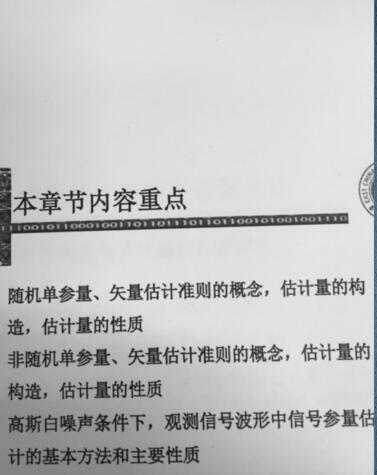
//> input picture OpenCV_test/5.jpg, 377 x 475 px
$ ./test   (built with g++ and OpenCV 4)
//> lines starting //> are read from the running program, lines starting //| are printed output that depends on the picture; after the words box and inside, x2 and y2 are one past the last pixel; in counts of white or black regions, pixels touching at a corner belong together

#include <opencv2/core/core.hpp>
#include <opencv2/imgproc/imgproc.hpp>
#include <opencv2/highgui/highgui.hpp>
#include <iostream>

using namespace cv;
using namespace std;

#define GRAY_THRESH 150
//#define HOUGH_VOTE 50
int HOUGH_VOTE = 50;
//#define DEGREE 27

int main(int argc, char **argv)
{
	//Read a single-channel image
	Mat srcImg = imread("5.jpg", CV_LOAD_IMAGE_GRAYSCALE);
//> srcImg: 475 rows x 377 cols, CV_8UC1; min 10, max 244, mean 194
	/*pyrDown(srcImg, srcImg, Size(srcImg.cols/2, srcImg.rows / 2));
	pyrDown(srcImg, srcImg, Size(srcImg.cols / 2, srcImg.rows / 2));
	pyrDown(srcImg, srcImg, Size(srcImg.cols / 2, srcImg.rows / 2));*/

	if (srcImg.empty())
		return -1;

	imshow("source", srcImg);

	Point center(srcImg.cols / 2, srcImg.rows / 2);
//> center = Point(188, 237)

	//Expand image to an optimal size, for faster processing speed
	//Set widths of borders in four directions
	//If borderType==BORDER_CONSTANT, fill the borders with (0,0,0)
	/*
	Various border types, image boundaries are denoted with '|'
	* BORDER_REPLICATE:     aaaaaa|abcdefgh|hhhhhhh
	* BORDER_REFLECT:       fedcba|abcdefgh|hgfedcb
	* BORDER_REFLECT_101:   gfedcb|abcdefgh|gfedcba
	* BORDER_WRAP:          cdefgh|abcdefgh|abcdefg
	* BORDER_CONSTANT:      iiiiii|abcdefgh|iiiiiii  with some specified 'i'
	*/

	Mat padded;
	int opWidth = getOptimalDFTSize(srcImg.rows);
//> opWidth = 480
	int opHeight = getOptimalDFTSize(srcImg.cols);
//> opHeight = 384
	copyMakeBorder(srcImg, padded, 0, opWidth - srcImg.rows, 0,
		opHeight - srcImg.cols, BORDER_CONSTANT, Scalar::all(0));

	Mat planes[] = { Mat_<float>(padded), Mat::zeros(padded.size(), CV_32F) };
//> planes[1]: 480 rows x 384 cols, CV_32FC1; every value is 0
	Mat comImg;
	//Merge into a double-channel image
	merge(planes, 2, comImg);

	//Use the same image as input and output,
	//so that the results can fit in Mat well
	dft(comImg, comImg);

	//Compute the magnitude
	//planes[0]=Re(DFT(I)), planes[1]=Im(DFT(I))
	//magnitude=sqrt(Re^2+Im^2)
	split(comImg, planes);
	magnitude(planes[0], planes[1], planes[0]);

	//Switch to logarithmic scale, for better visual results
	//M2=log(1+M1)
	Mat magMat = planes[0];
	magMat += Scalar::all(1);
	log(magMat, magMat);

	//Crop the spectrum
	//Width and height of magMat should be even, so that they can be divided by 2
	//-2 is 11111110 in binary system, operator & make sure width and height are always even
	magMat = magMat(Rect(0, 0, magMat.cols & -2, magMat.rows & -2));

	//Rearrange the quadrants of Fourier image,
	//so that the origin is at the center of image,
	//and move the high frequency to the corners
	int cx = magMat.cols / 2;
//> cx = 192
	int cy = magMat.rows / 2;
//> cy = 240

	Mat q0(magMat, Rect(0, 0, cx, cy));
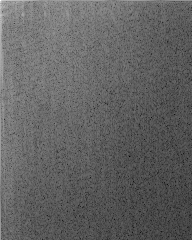
//> q0: 240 rows x 192 cols, CV_32FC1; min 1.83, max 17.36, mean 7.84; drawn with min black and max white
	Mat q1(magMat, Rect(0, cy, cx, cy));
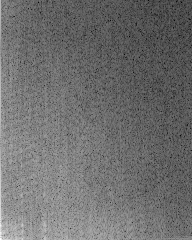
//> q1: 240 rows x 192 cols, CV_32FC1; min 2.5, max 14.59, mean 7.77; drawn with min black and max white
	Mat q2(magMat, Rect(cx, cy, cx, cy));
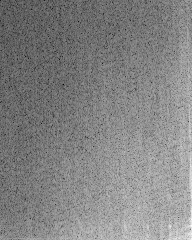
//> q2: 240 rows x 192 cols, CV_32FC1; min 1.82, max 13.39, mean 7.79; drawn with min black and max white
	Mat q3(magMat, Rect(cx, 0, cx, cy));
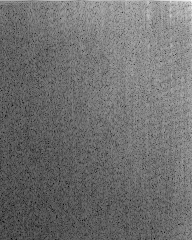
//> q3: 240 rows x 192 cols, CV_32FC1; min 2.5, max 14.52, mean 7.76; drawn with min black and max white

	Mat tmp;
	q0.copyTo(tmp);
	q2.copyTo(q0);
	tmp.copyTo(q2);

	q1.copyTo(tmp);
	q3.copyTo(q1);
	tmp.copyTo(q3);
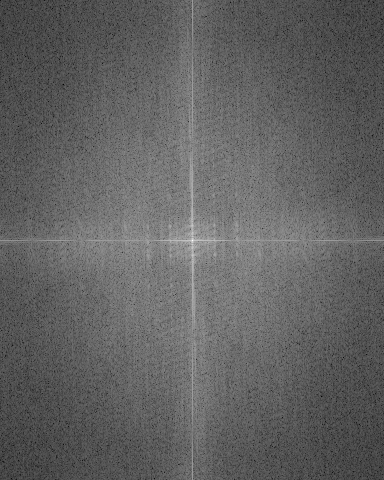
//> magMat: 480 rows x 384 cols, CV_32FC1; min 1.82, max 17.36, mean 7.79; drawn with min black and max white

	//Normalize the magnitude to [0,1], then to[0,255]
	normalize(magMat, magMat, 0, 1, CV_MINMAX);
	Mat magImg(magMat.size(), CV_8UC1);
	magMat.convertTo(magImg, CV_8UC1, 255, 0);
	imshow("magnitude", magImg);

	//Turn into binary image
	threshold(magImg, magImg, GRAY_THRESH, 255, CV_THRESH_BINARY);
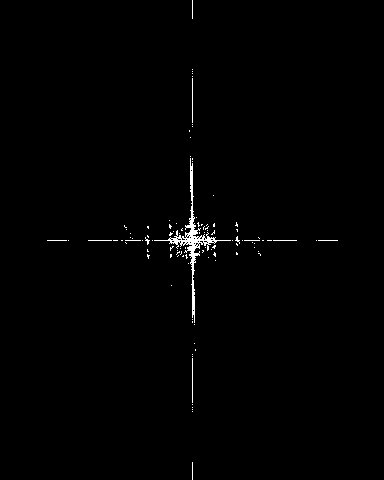
//> magImg: 480 rows x 384 cols, CV_8UC1; 0.77% white in thin lines or dots, all inside (x1, y1, x2, y2) = (47, 0, 338, 480)
	imshow("mag_binary", magImg);

	//Find lines with Hough Transformation
	vector<Vec2f> lines;
	float pi180 = (float)CV_PI / 180;
	Mat linImg(magImg.size(), CV_8UC3);
	HoughLines(magImg, lines, 1, pi180, HOUGH_VOTE, 0, 0);
//> lines = 28 lines (rho, theta), first 12: [192, 0], [240, 1.57], [-188, 3.12], [-184, 3.11], [198, 0.02], [194, 0.02], [-181, 3.09], [238, 1.59], [242, 1.55], [-178, 3.09], [244, 1.55], [235, 1.59]
	while (lines.size() > 3)
	{
		HOUGH_VOTE += 10;
		HoughLines(magImg, lines, 1, pi180, HOUGH_VOTE, 0, 0);
	}
//> this loop made 7 passes
//> HOUGH_VOTE on passes 1 to 6: 60, 70, 80, 90, 100, 110
//> (HOUGH_VOTE, lines) on pass 7: (120, 3 lines (rho, theta): [192, 0], [240, 1.57], [-188, 3.12])
//> after the loop, HOUGH_VOTE = 120

	int numLines = lines.size();
//> numLines = 3
	for (int l = 0; l<numLines; l++)
	{
		float rho = lines[l][0], theta = lines[l][1];
		Point pt1, pt2;
		double a = cos(theta), b = sin(theta);
		double x0 = a*rho, y0 = b*rho;
		pt1.x = cvRound(x0 + 1000 * (-b));
		pt1.y = cvRound(y0 + 1000 * (a));
		pt2.x = cvRound(x0 - 1000 * (-b));
		pt2.y = cvRound(y0 - 1000 * (a));
		line(linImg, pt1, pt2, Scalar(255, 0, 0), 1, 8, 0);
	}
//> this loop made 3 passes
//> (rho, theta, a, b, x0, y0) on passes 1 to 3: (192, 0, 1, 0, 192, 0), (240, 1.57, -4.37e-08, 1, -1.05e-05, 240), (-188, 3.12, -1, 0.0175, 188, -3.28)
	imshow("lines", linImg);
	//imwrite("imageText_line.jpg",linImg);
	if (lines.size() == 3) {
		cout << "found three angels:" << endl;
		cout << lines[0][1] * 180 / CV_PI << endl << lines[1][1] * 180 / CV_PI << endl << lines[2][1] * 180 / CV_PI << endl << endl;
//| 0
//| 90
//| 179
	}

	//Find the proper angel from the three found angels
	float angel = 0;
	float piThresh = (float)CV_PI / 90;
	float pi2 = CV_PI / 2;
	for (int l = 0; l<numLines; l++)
	{
		float theta = lines[l][1];
		if (abs(theta) < piThresh || abs(theta - pi2) < piThresh)
			continue;
		else {
			angel = theta;
			break;
		}
	}
//> this loop made 3 passes
//> (theta, angel) on pass 3: (3.12, 3.12)
//> theta on passes 1 to 2: 0, 1.57

	//Calculate the rotation angel
	//The image has to be square,
	//so that the rotation angel can be calculate right
	angel = angel<pi2 ? angel : angel - CV_PI;
//> angel = -0.0175
	if (angel != pi2) {
		float angelT = srcImg.rows*tan(angel) / srcImg.cols;
//> angelT = -0.022
		angel = atan(angelT);
//> angel = -0.022
	}
	float angelD = angel * 180 / (float)CV_PI;
//> angelD = -1.26
	cout << "the rotation angel to be applied:" << endl << angelD << endl << endl;
//| the rotation angel to be applied:
//| -1.25988

	//Rotate the image to recover
	Mat rotMat = getRotationMatrix2D(center, angelD, 1.0);
//> rotMat = [[1, -0.022, 5.26], [0.022, 1, -4.08]]
	Mat dstImg = Mat::ones(srcImg.size(), CV_8UC3);
	warpAffine(srcImg, dstImg, rotMat, srcImg.size(), 1, 0, Scalar(255, 255, 255));
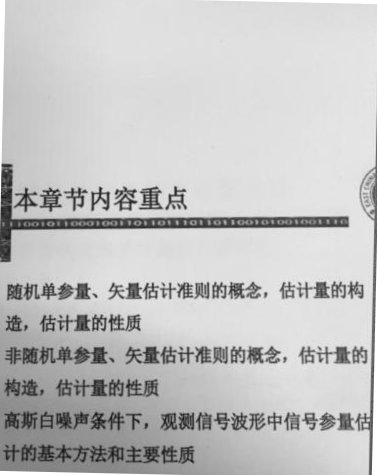
//> dstImg: 475 rows x 377 cols, CV_8UC1; min 19, max 255, mean 195.1
	imshow("result", dstImg);
	//imwrite("imageText_D.jpg",dstImg);

	waitKey(0);

	return 0;
}

$ run again, with OpenCV_test/1.jpg copied over OpenCV_test/5.jpg
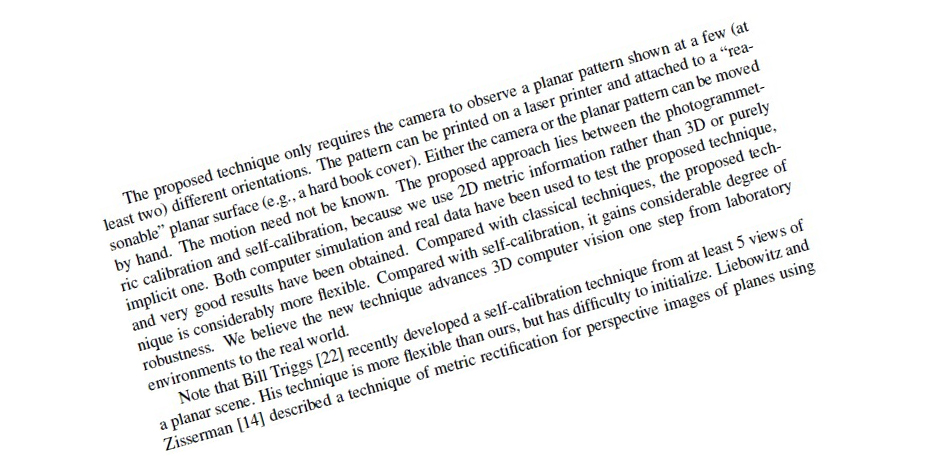
//> input picture OpenCV_test/1.jpg, 935 x 469 px
//> `threshold(magImg, magImg, GRAY_THRESH, 255, CV_THRESH_BINARY);`:
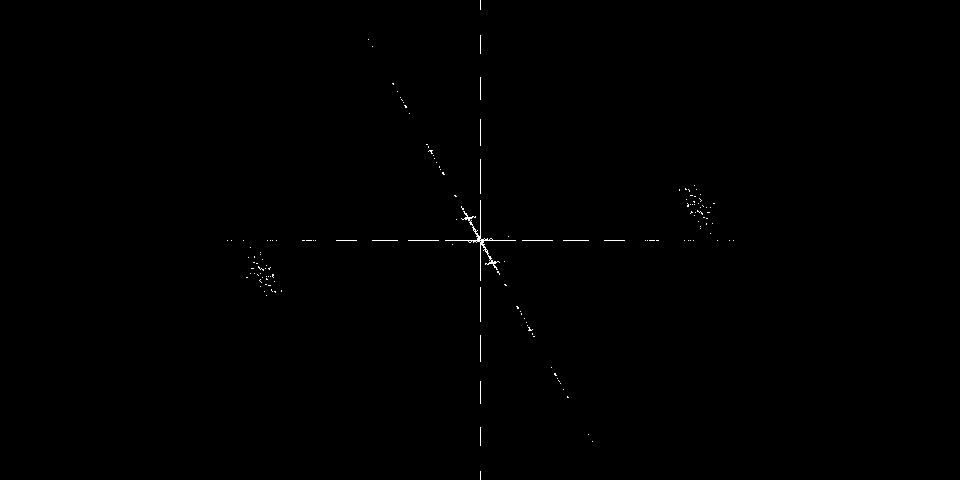
//> magImg: 480 rows x 960 cols, CV_8UC1; 0.22% white in thin lines or dots, all inside (x1, y1, x2, y2) = (227, 0, 734, 480)
//> `HoughLines(magImg, lines, 1, pi180, HOUGH_VOTE, 0, 0);`: lines = 12 lines (rho, theta): [480, 0], [240, 1.57], [-303, 2.64], [-296, 2.62], [-311, 2.65], [249, 1.55], [247, 1.55], [231, 1.59], [485, 0.02], [233, 1.59], [-475, 3.12], [-287, 2.6]
//> the loop `while (lines.size() > 3)` made 2 passes
//> HOUGH_VOTE on pass 1: 60
//> after the loop `while (lines.size() > 3)`: HOUGH_VOTE = 70
//> numLines = 3
//> the loop `for (int l = 0; l<numLines; l++)` made 3 passes
//> (rho, theta, a, b, x0, y0) on passes 1 to 3: (480, 0, 1, 0, 480, 0), (240, 1.57, -4.37e-08, 1, -1.05e-05, 240), (-303, 2.64, -0.875, 0.485, 265, -146.9)
//| 0
//| 90
//| 151
//> the loop `for (int l = 0; l<numLines; l++)` made 3 passes
//> (theta, angel) on pass 3: (2.64, 2.64)
//> `angel = angel<pi2 ? angel : angel - CV_PI;`: angel = -0.506
//> angelT = -0.278
//> `angel = atan(angelT);`: angel = -0.271
//> angelD = -15.54
//| the rotation angel to be applied:
//| -15.5383
//> rotMat = [[0.963, -0.268, 79.75], [0.268, 0.963, -116.5]]
//> `warpAffine(srcImg, dstImg, rotMat, srcImg.size(), 1, 0, Scalar(255, 25..`:
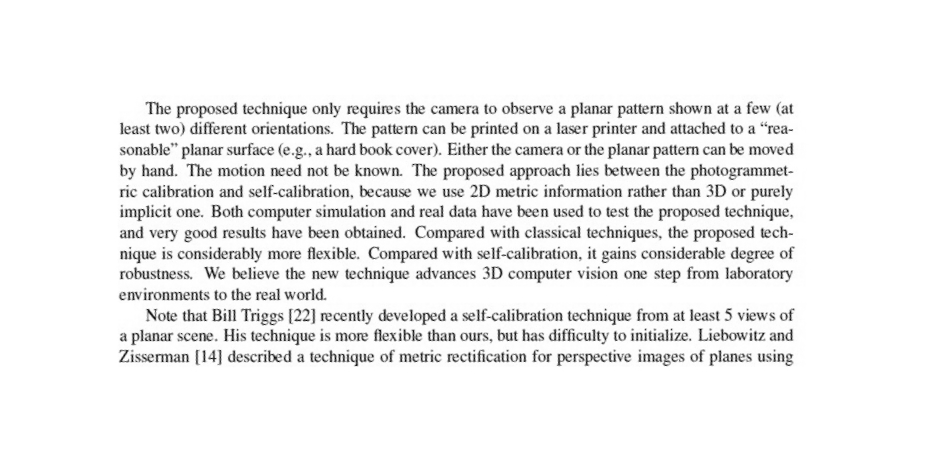
//> dstImg: 469 rows x 935 cols, CV_8UC1; min 3, max 255, mean 240.6

$ run again, with OpenCV_test/2.JPG copied over OpenCV_test/5.jpg
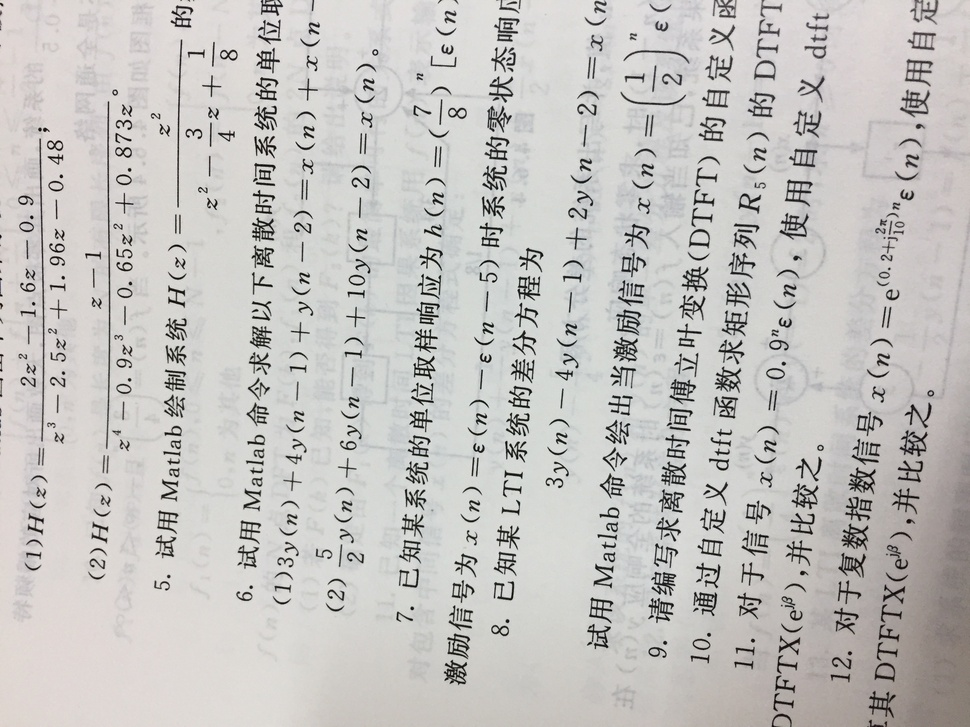
//> input picture OpenCV_test/2.JPG, 970 x 727 px, shrunk from 3264 x 2448 before the run
//> `threshold(magImg, magImg, GRAY_THRESH, 255, CV_THRESH_BINARY);`:
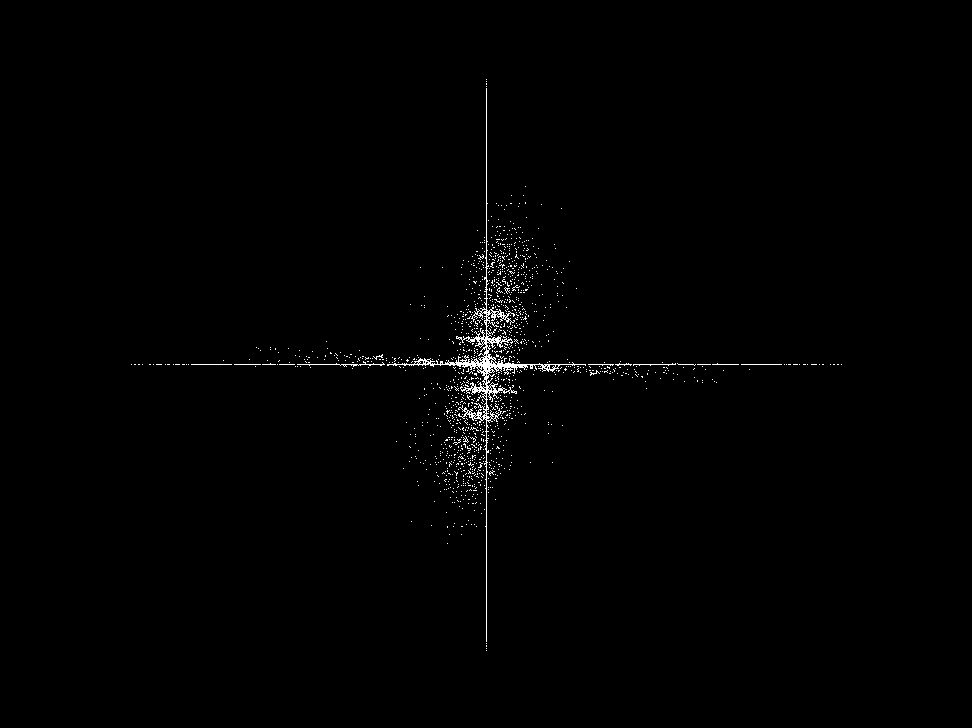
//> magImg: 728 rows x 972 cols, CV_8UC1; 0.76% white in thin lines or dots, all inside (x1, y1, x2, y2) = (131, 79, 842, 651)
//> `HoughLines(magImg, lines, 1, pi180, HOUGH_VOTE, 0, 0);`: lines = 459 lines (rho, theta), first 12: [364, 1.57], [486, 0], [357, 1.59], [354, 1.59], [330, 1.64], [339, 1.62], [494, 0.02], [490, 0.02], [346, 1.61], [374, 1.55], [348, 1.61], [-483, 3.12]
//> the loop `while (lines.size() > 3)` made 10 passes
//> HOUGH_VOTE on passes 1 to 8: 60, 70, 80, 90, 100, 110, 120, 130
//> after the loop `while (lines.size() > 3)`: HOUGH_VOTE = 150
//> numLines = 3
//> the loop `for (int l = 0; l<numLines; l++)` made 3 passes
//> (rho, theta, a, b, x0, y0) on passes 1 to 3: (364, 1.57, -4.37e-08, 1, -1.59e-05, 364), (486, 0, 1, 0, 486, 0), (357, 1.59, -0.0175, 1, -6.23, 356.9)
//> after the loop `for (int l = 0; l<numLines; l++)`:
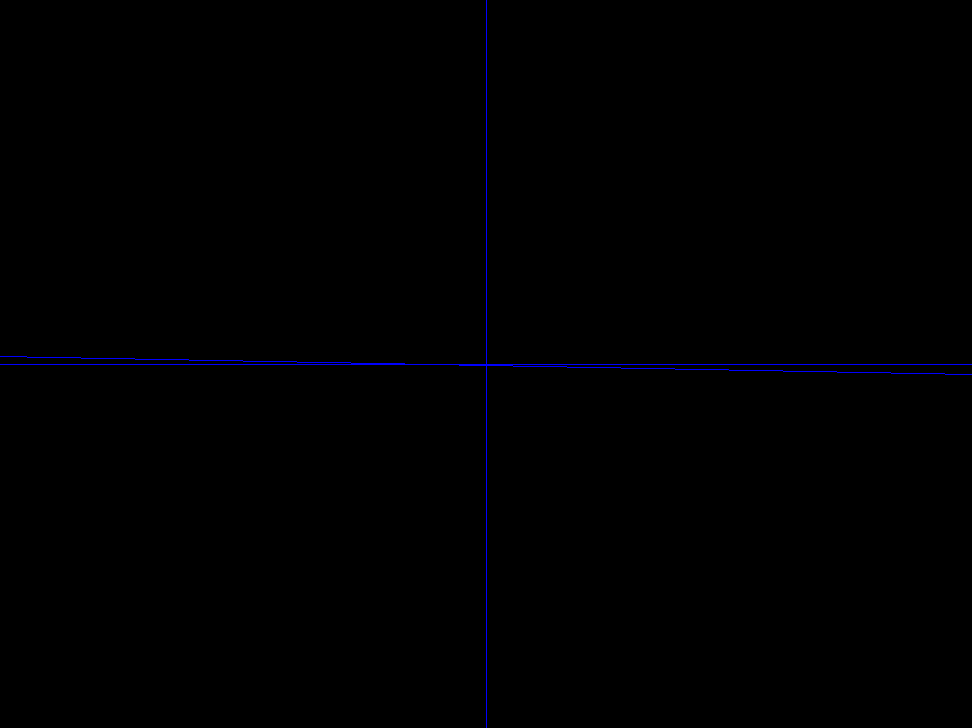
//> linImg: 728 rows x 972 cols, CV_8UC3; mean B, G, R 0.9, 0, 0
//| 90
//| 0
//| 91
//> the loop `for (int l = 0; l<numLines; l++)` made 3 passes
//> theta on passes 1 to 3: 1.57, 0, 1.59
//> angel = 0
//| the rotation angel to be applied:
//| 0
//> rotMat = [[1, 0, 0], [0, 1, 0]]

$ run again, with OpenCV_test/3.JPG copied over OpenCV_test/5.jpg
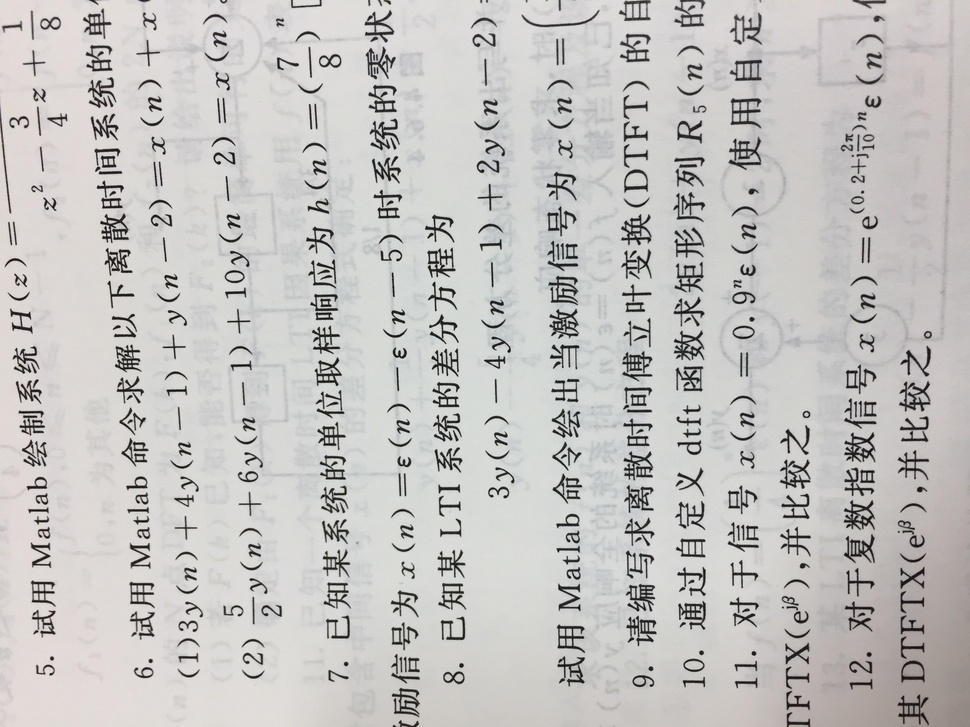
//> input picture OpenCV_test/3.JPG, 970 x 727 px, shrunk from 3264 x 2448 before the run
//> `threshold(magImg, magImg, GRAY_THRESH, 255, CV_THRESH_BINARY);`:
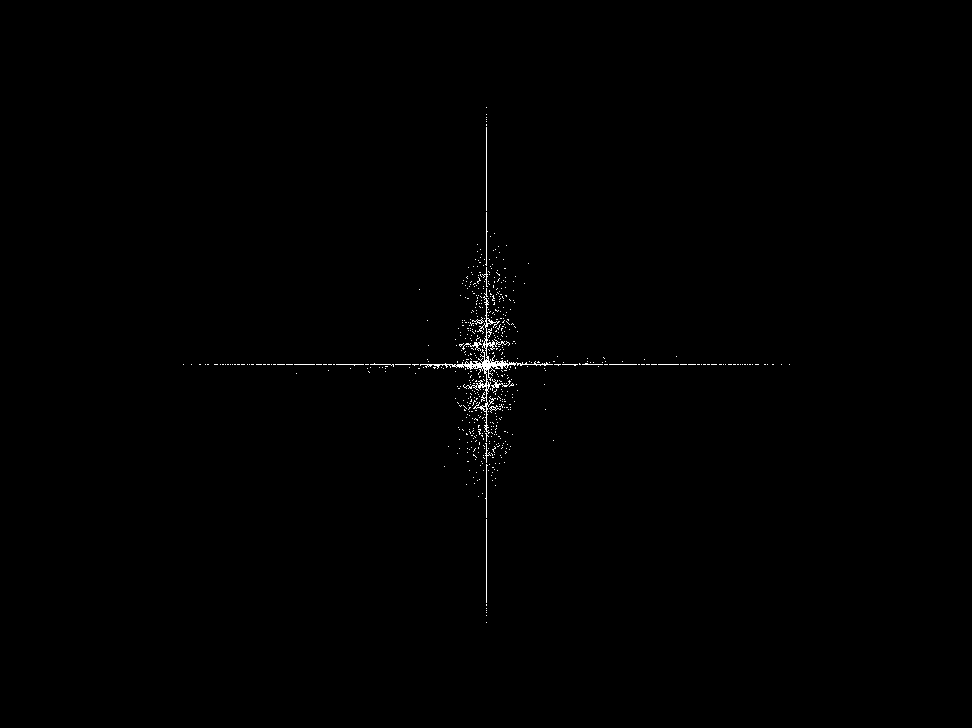
//> magImg: 728 rows x 972 cols, CV_8UC1; 0.39% white in thin lines or dots, all inside (x1, y1, x2, y2) = (183, 107, 790, 623)
//> `HoughLines(magImg, lines, 1, pi180, HOUGH_VOTE, 0, 0);`: lines = 98 lines (rho, theta), first 12: [364, 1.57], [486, 0], [374, 1.55], [490, 0.02], [357, 1.59], [-483, 3.12], [494, 0.02], [-476, 3.12], [-478, 3.12], [-481, 3.12], [354, 1.59], [382, 1.54]
//> the loop `while (lines.size() > 3)` made 7 passes
//> HOUGH_VOTE on passes 1 to 6: 60, 70, 80, 90, 100, 110
//> after the loop `while (lines.size() > 3)`: HOUGH_VOTE = 120
//> numLines = 3
//> the loop `for (int l = 0; l<numLines; l++)` made 3 passes
//> (rho, theta, a, b, x0, y0) on passes 1 to 3: (364, 1.57, -4.37e-08, 1, -1.59e-05, 364), (486, 0, 1, 0, 486, 0), (374, 1.55, 0.0175, 1, 6.53, 373.9)
//| 90
//| 0
//| 89
//> the loop `for (int l = 0; l<numLines; l++)` made 3 passes
//> theta on passes 1 to 3: 1.57, 0, 1.55
//> angel = 0
//| the rotation angel to be applied:
//| 0
//> rotMat = [[1, 0, 0], [0, 1, 0]]
